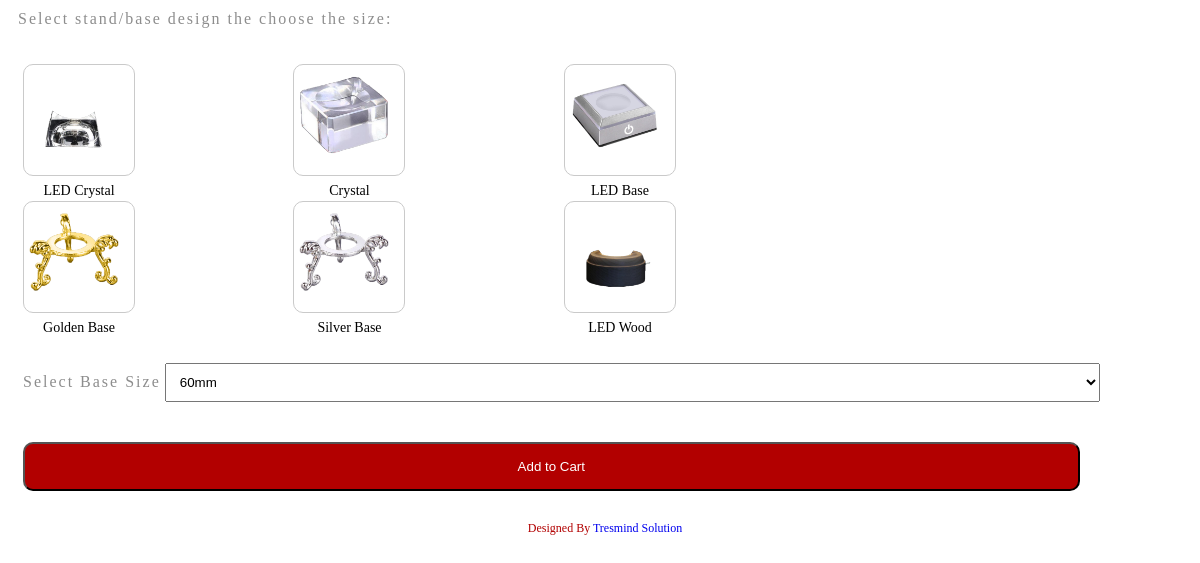
Screenshot of /design.php with the database file from the repository.
### tables this page shows
CREATE TABLE `design` (
  `id` int(11) NOT NULL,
  `c_name` varchar(100) NOT NULL,
  `c_img` text NOT NULL,
  `b_img` text NOT NULL
);

### design.php (the view, shortened to what this page needs)
<?php require_once('inc/db.php'); ?>
<!DOCTYPE html>
<html>
<head>
</head>
<body>
<div class="main-detail">
<p class="head-des">Select stand/base design the choose the size:</p>
<div class="bases-group">
<?php
				   $get_products = "select * from design LIMIT 0,6";
				   $run_products = mysqli_query($con,$get_products);
				  while($row_products=mysqli_fetch_array($run_products)){
					  $c_name = $row_products['c_name'];
					  $c_img = $row_products['c_img'];
					  $b_img = $row_products['b_img'];
		echo  "
	<div class='base-items active'>
		<img src='Images/$b_img' class='bases-img' onclick=document.getElementById('dynamic-img').src='Images/$c_img'>
		<p class='base-title'> $c_name</p>
	</div>
";
				  }
?>
</div>
<div class="base-size">
	<label class="head-des"> Select Base Size</label>
<select id="size-list" name="size-list">
	<option>60mm</option>
</select>
</div>
<button type="next" id="button-next">Add to Cart</button>
<p class="footer">Designed By <a href="www.tresmind.com">Tresmind Solution</a></p>
</div>
</body>
</html>

### design.php (style rules this page uses)
.head-des { color: #8D8D8D; font-weight: 500; letter-spacing: 2px; width: 90%; margin-top: 10px; }
.bases-group { display: grid; grid-template-columns: 2fr 2fr 3fr; grid-gap: 5px; margin-left: 5px; width: 80%; }
.base-items { width: 100px; height: 100px; margin-top: 20px; border: 1px solid #cacaca; box-shadow: 10px; padding: 5px; border-radius: 10px; cursor: pointer; }
.footer { font-size: 12px; font-weight: 500; color: #B20000; text-align: center; width: 100%; margin-top: 30px; }
.footer a { text-decoration: none; }
#button-next { padding: 15px; width: 90%; margin-left: 5px; background-color: #B20000; color: white; margin-top: 40px; border-radius: 10px; outline: none; cursor: pointer; }
.main-detail { margin-left: 10px; }
.bases-img { width: 90px; height: 90px; }
.base-title { padding: 5px; font-weight: 400; font-size: 14px; text-align: center; }
.base-size { margin-top: 50px; margin-left: 5px; }
#size-list { padding: 10px; width: 80%; }

### rows the page displays
design: b_img (picture), c_name "LED Crystal"
design: b_img (picture), c_name "Crystal"
design: b_img (picture), c_name "LED Base"
design: b_img (picture), c_name "Golden Base"
design: b_img (picture), c_name "Silver Base"
design: b_img (picture), c_name "LED Wood"
